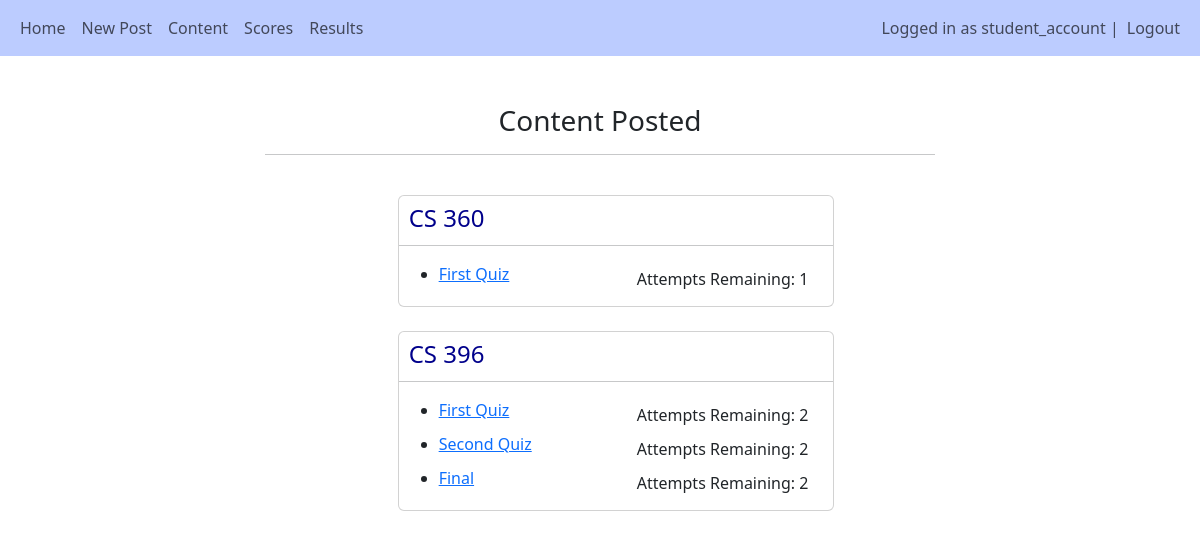
Screenshot of /content/ (signed in) with the database file from the repository.
### main/models.py (models this page shows, shortened)
class User(AbstractUser):
    is_teacher = models.BooleanField('Is teacher', default=False)
    is_student = models.BooleanField('Is student', default=False)

class Subject(models.Model):
    title = models.CharField(blank=True, max_length=255)
    teacher = models.ForeignKey(User, null=True, on_delete=models.CASCADE)
    semester = models.ForeignKey(Semester, null=True, on_delete=models.CASCADE)

class Quiz(models.Model):
    subject = models.ForeignKey(Subject, null=True, related_name="quizzes", on_delete=models.CASCADE)
    title = models.CharField(max_length=255)
    weight = models.DecimalField(null=True, max_digits=5, decimal_places=0)
    max_attempts = models.IntegerField(default=3)

### main/views.py (the view)
# urls.py: path('content/', views.content, name="content"),
@login_required(login_url="/login")
def content(request):
    cursem = Semester.objects.get(is_current=True)
    subjects = Subject.objects.filter(semester=cursem)
    quizzes = Quiz.objects.all()
    quizzes_with_attempts = []
    for quiz in quizzes:
        attemptsRem = quiz.max_attempts - Attempt.objects.filter(student=request.user, quiz=quiz).count()
        quizzes_with_attempts.append({
            "quiz":quiz,
            "attemptsRem":attemptsRem
        })
    return render(request, 'main/quiz/content.html', {"quizzes":quizzes, "quizzes_with_attempts":quizzes_with_attempts, "subjects":subjects, "cursem":cursem})

### main/templates/main/quiz/content.html (shortened to what this page needs)
{% extends 'main/base.html'%}
{% load crispy_forms_tags %}
{% block content %}
<div style="width:60%; margin:auto">
    <br>
    <h3 style="text-align:center">Content Posted</h3>
    <hr><br>
    <ul style="width:70%; margin:auto">
        {% for subject in subjects %}
            <div class="card">
                <div style="height:30px; margin-left:10px; margin-top:3px">
                    <h4 style="color:darkblue; height:15px; padding:5px 0px 20px 0px">{{subject.title}}</h4>
                </div>
                <hr>
                <div style="padding:0px 25px 10px 40px">
                    {% for item in quizzes_with_attempts %}
                        {% if item.quiz.subject == subject %}
                            {% if item.attemptsRem > 0 %}
                                <li style="font-size:medium; margin-bottom:10px"><a href="{% url 'take_quiz_detail' item.quiz.pk %}">{{item.quiz.title}}</a>  <span style="float:right; font-size:12pt; margin-top:5px">Attempts Remaining: {{item.attemptsRem}}</span></li>
                            {% else %}
                                <li style="font-size:medium; margin-bottom:10px">{{item.quiz.title}}<span style="float:right; font-size:12pt; margin-top:5px">Attempts Remaining: {{item.attemptsRem}}</span></li>
                            {% endif %}
                        {% endif %}
                    {% endfor %}
                </div>
            </div><br>
        {% endfor %}
    </ul>
</div>
{% endblock %}

### main/templates/main/base.html (shortened to what this page needs)
<!DOCTYPE html>
<html lang="en">
<head>
    <link href="https://cdn.jsdelivr.net/npm/bootstrap@5.3.2/dist/css/bootstrap.min.css" rel="stylesheet">
    <link rel="stylesheet" href="https://cdnjs.cloudflare.com/ajax/libs/font-awesome/4.7.0/css/font-awesome.min.css">
</head>
<body>
    <nav class="navbar navbar-light navbar-expand-lg" style="background-color: #bcccff;">
        <div class="container-fluid">
            <div>
                <ul class="nav navbar-nav">
                    <li class="nav-item">
                        <a class="nav-link" href="/home">Home</a>
                    </li>
                    {% if user.is_teacher %}
                    <li class="nav-item">
                        <a class="nav-link" href="/create_post">Post Content</a>
                    </li>
                    <li class="nav-item">
                        <a class="nav-link" href="/subjects">Subjects</a>
                    </li>
                    <li class="nav-item">
                        <a class="nav-link" href="/group_results">Results</a>
                    </li>
                    <li class="nav-item">
                        <a class="nav-link" href="/group_scores">Scores</a>
                    </li>
                    {% elif user.is_student %}
                    <li class="nav-item">
                        <a class="nav-link" href="/create_post">New Post</a>
                    </li>
                    <li class="nav-item">
                        <a class="nav-link" href="/content">Content</a>
                    </li>
                    <li class="nav_item">
                        <a class="nav-link" href="/ind_scores">Scores</a>
                    </li>
                    <li class="nav-item">
                        <a class="nav-link" href="/ind_results">Results</a>
                    </li>
                    {% endif %}
                </ul>
            </div>
            <div>
                <ul class="navbar-nav">
                    {% if user.is_authenticated %}
                    <span class="navbar-text">Logged in as {{user.username}} | </span>
                    <li class="nav-item">
                        <a class="nav-link" href="/logout">Logout</a>
                    </li>
                    {% else %}
                    <li class="nav-item">
                        <a class="nav-link" href="/login">Login</a>
                    </li>
                    {% endif %}
                </ul>
            </div>
        </div>
    </nav><br>
        <div class="container">
            {% block content %}
            {% endblock %}
        </div>
</body>
</html>

### rows the page displays
User: username "student_account"
Subject: title "CS 360"
Quiz: quiz "First Quiz", attemptsRem "1"
Subject: title "CS 396"
Quiz: quiz "First Quiz", attemptsRem "2"
Quiz: quiz "Second Quiz", attemptsRem "2"
Quiz: quiz "Final", attemptsRem "2"
